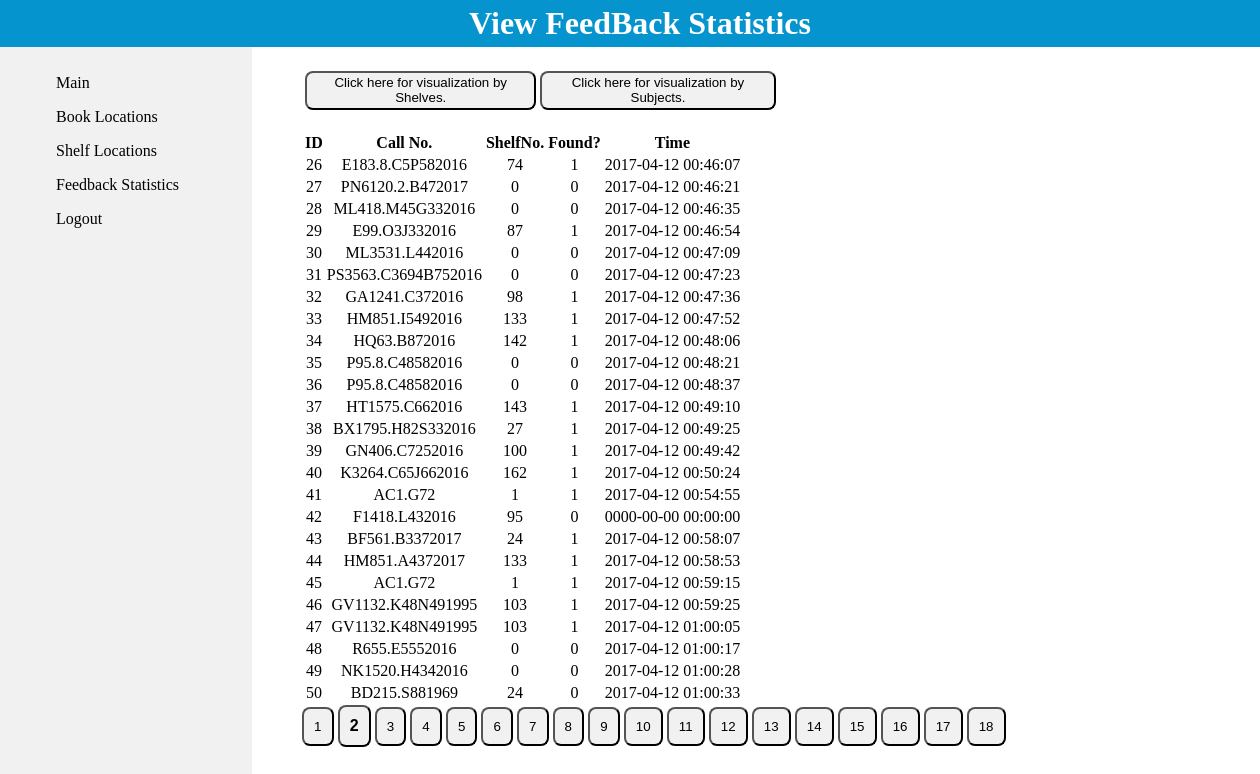
Screenshot of /Admin/Feedback/feedback.php?page=2 with the database file from the repository.
### tables this page shows
CREATE TABLE `FeedBack` (
  `ID` int(10) NOT NULL AUTO_INCREMENT,
  `CallNo` char(30) NOT NULL,
  `ShelfNo` int(10) NOT NULL,
  `Subject` varchar(50) NOT NULL,
  `Found` int(1) NOT NULL,
  `Time` datetime NOT NULL,
  PRIMARY KEY (`ID`)
);

### Admin/Feedback/feedback.php (the view, shortened to what this page needs)
<!DOCTYPE html>
<html lang = "en">
	<head>
		<link rel="stylesheet" type="text/css" href="../Admin.css">
	</head>
	<body>
		<div id = "wrapper">
			<div id = "header-div">
				<h1> View FeedBack Statistics</h1>
			</div>
			<div id = "nav-div">
				<ul>
					<li><a href = "../adminPanel.html">Main</a></li>
					<li><a href = "../Book Locations/bookLocations.php">Book Locations</a></li>
					<li><a href = "../Shelf Locations/shelfLocations.php">Shelf Locations</a></li>
					<li><a href = "feedback.php">Feedback Statistics</a></li>
					<li><a href = "../../index.html">Logout</a></li>
				</ul>
			</div>
			<div id = "main">
            <br>
			<table >
				<tr>
				<th>
				   <button type = "button" onClick = "window.location.href = 'shelf_graphs.php';"> Click here for visualization by Shelves.</button>
				</th>
				<th>
				    <button type = "button"  onClick = "window.location.href = 'subject_graphs.php';"> Click here for visualization by Subjects.</button>
				</th>
				</tr>
			</table>
			<br>
	<?php
		include ("../connect.php");
		$results_per_page = 25;
		$datatable = "FeedBack";
		if (isset($_GET["page"])) {
			$page  = $_GET["page"];
			} else {
				$page=1;
			};
         $start_from = ($page-1) * $results_per_page;
		 $sql = "SELECT * FROM " . $datatable . " ORDER BY ID LIMIT $start_from, " .$results_per_page;
	   if ($data = $conn->query($sql))
		{
			if ($data->num_rows > 0)
			{
				echo "<table><tr><th>ID</th><th>Call No.</th><th>ShelfNo.</th><th>Found?</th><th>Time</th>";
				while ($row = $data->fetch_object())
				{
					echo "<tr><td>" . $row->ID . "</td>";
					echo "<td>" . $row->CallNo . "</td>";
					echo "<td>" . $row->ShelfNo . "</td>";
					echo "<td>" . $row->Found . "</td>";
					echo "<td>" . $row->Time . "</td>";
				}
			}
			else
			{
				echo "The database is curently empty!";
			}
			echo "</table>";
		}
		$sql2 = "SELECT COUNT(ID) AS total FROM ".$datatable;
		$result = mysqli_query($conn,$sql2);
		$row = mysqli_fetch_assoc($result);
		$total_pages = ceil($row["total"] / $results_per_page);
		for ($i=1; $i<=$total_pages; $i++) {
					$href = '"feedback.php?page='.$i.'"';
					echo "<button type='button' style='display:inline;' onclick='window.location.href=".$href."'";
					if ($i==$page) echo " class='curPage' ";
					echo ">".$i."</button> ";
		};
	?>
		</div>
	</div>
</body>
</html>

### Admin/Admin.css (style rules this page uses)
body,html { margin:0; }
#wrapper { width: 100%; margin: 0 auto; }
#header-div { padding: 5px 10px; background-color: #0694CF; position: fixed; width: 100%; z-index: 10; }
#header-div h1 { margin: 0; text-align: center; color: white; z-index: 10; }
#nav-div { background-color: #F1F1F1; float: left; width: 20%; position: fixed; height: 100%; z-index: 9; }
#nav-div ul { position: fixed; top: 50px; list-style-type: none; }
#nav-div li a { display: block; color: black; text-decoration: none; padding: 8px 16px; text-align: left; }
#main { float: right; width: 80%; margin-top: 50px; margin-right: -50px; }
table { text-align: center; }
#main button { border-radius: 8px; background-color: #f1f1f1; color: black; padding: 1%; cursor: pointer; display: block; }
.curPage { font-weight:bold; font-size:16px; color: #0694CF; }

### rows the page displays
feedback: ID "26", CallNo "E183.8.C5P582016", ShelfNo "74", Found "1", Time "2017-04-12 00:46:07"
feedback: ID "27", CallNo "PN6120.2.B472017", ShelfNo "0", Found "0", Time "2017-04-12 00:46:21"
feedback: ID "28", CallNo "ML418.M45G332016", ShelfNo "0", Found "0", Time "2017-04-12 00:46:35"
feedback: ID "29", CallNo "E99.O3J332016", ShelfNo "87", Found "1", Time "2017-04-12 00:46:54"
feedback: ID "30", CallNo "ML3531.L442016", ShelfNo "0", Found "0", Time "2017-04-12 00:47:09"
feedback: ID "31", CallNo "PS3563.C3694B752016", ShelfNo "0", Found "0", Time "2017-04-12 00:47:23"
feedback: ID "32", CallNo "GA1241.C372016", ShelfNo "98", Found "1", Time "2017-04-12 00:47:36"
feedback: ID "33", CallNo "HM851.I5492016", ShelfNo "133", Found "1", Time "2017-04-12 00:47:52"
feedback: ID "34", CallNo "HQ63.B872016", ShelfNo "142", Found "1", Time "2017-04-12 00:48:06"
feedback: ID "35", CallNo "P95.8.C48582016", ShelfNo "0", Found "0", Time "2017-04-12 00:48:21"
feedback: ID "36", CallNo "P95.8.C48582016", ShelfNo "0", Found "0", Time "2017-04-12 00:48:37"
feedback: ID "37", CallNo "HT1575.C662016", ShelfNo "143", Found "1", Time "2017-04-12 00:49:10"
feedback: ID "38", CallNo "BX1795.H82S332016", ShelfNo "27", Found "1", Time "2017-04-12 00:49:25"
feedback: ID "39", CallNo "GN406.C7252016", ShelfNo "100", Found "1", Time "2017-04-12 00:49:42"
feedback: ID "40", CallNo "K3264.C65J662016", ShelfNo "162", Found "1", Time "2017-04-12 00:50:24"
feedback: ID "41", CallNo "AC1.G72", ShelfNo "1", Found "1", Time "2017-04-12 00:54:55"
feedback: ID "42", CallNo "F1418.L432016", ShelfNo "95", Found "0", Time "0000-00-00 00:00:00"
feedback: ID "43", CallNo "BF561.B3372017", ShelfNo "24", Found "1", Time "2017-04-12 00:58:07"
feedback: ID "44", CallNo "HM851.A4372017", ShelfNo "133", Found "1", Time "2017-04-12 00:58:53"
feedback: ID "45", CallNo "AC1.G72", ShelfNo "1", Found "1", Time "2017-04-12 00:59:15"
feedback: ID "46", CallNo "GV1132.K48N491995", ShelfNo "103", Found "1", Time "2017-04-12 00:59:25"
feedback: ID "47", CallNo "GV1132.K48N491995", ShelfNo "103", Found "1", Time "2017-04-12 01:00:05"
feedback: ID "48", CallNo "R655.E5552016", ShelfNo "0", Found "0", Time "2017-04-12 01:00:17"
feedback: ID "49", CallNo "NK1520.H4342016", ShelfNo "0", Found "0", Time "2017-04-12 01:00:28"
feedback: ID "50", CallNo "BD215.S881969", ShelfNo "24", Found "0", Time "2017-04-12 01:00:33"
